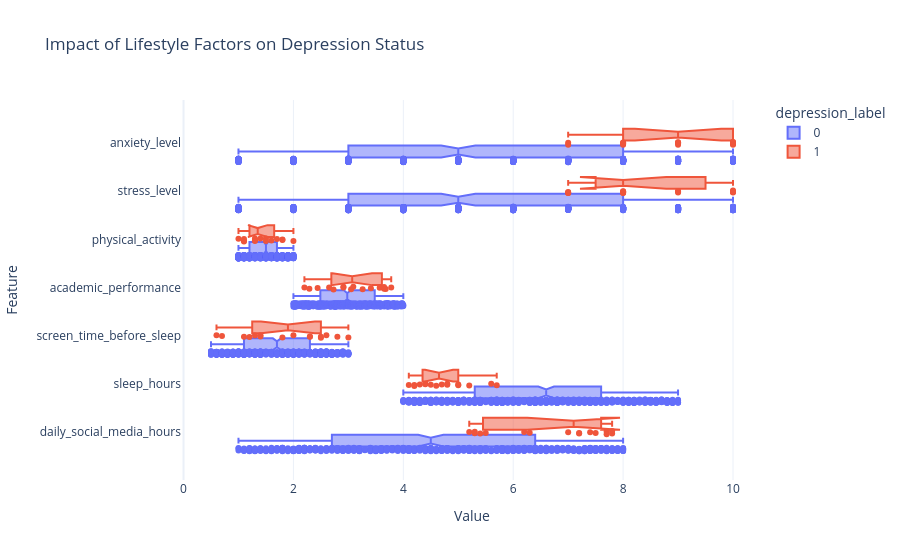

The cell this chart's notebook holds for it:
### Code cell
# List of features to analyze
features = ['daily_social_media_hours', 'sleep_hours', 'screen_time_before_sleep', 
            'academic_performance', 'physical_activity', 'stress_level', 'anxiety_level']

# Melting the dataframe makes it easier to plot all features at once with one command
df_melted = df.melt(id_vars=['depression_label'], value_vars=features, 
                    var_name='Feature', value_name='Value')

# Create the plot
fig = px.box(df_melted, 
             x="Value", 
             y="Feature", 
             color="depression_label", # This is the "Aha!" moment for your goal
             points="all",              # Shows individual dots so you can see the "randomness"
             notched=True,              # Shows if the medians are significantly different
             title="Impact of Lifestyle Factors on Depression Status",
             height=1000, 
             template="plotly_white")

fig.update_layout(boxmode='group') # Puts the 0 and 1 boxes side-by-side for each feature
fig.show()

### Figure 1 — Plotly figure (JSON) as saved in the notebook; plotly's stock layout.template omitted (floating-point values rounded to 4 significant figures; data arrays with more than 128 entries replaced by an {"elided": "..."} marker saying what was removed)
{"data": [{"alignmentgroup": "True", "boxpoints": "all", "hovertemplate": "depression_label=0<br>Value=%{x}<br>Feature=%{y}<extra></extra>", "legendgroup": "0", "marker": {"color": "#636efa"}, "name": "0", "notched": true, "offsetgroup": "0", "orientation": "h", "showlegend": true, "type": "box", "x": {"elided": "4459 float values"}, "x0": " ", "xaxis": "x", "y": {"elided": "4459 str values"}, "y0": " ", "yaxis": "y"}, {"alignmentgroup": "True", "boxpoints": "all", "hovertemplate": "depression_label=1<br>Value=%{x}<br>Feature=%{y}<extra></extra>", "legendgroup": "1", "marker": {"color": "#EF553B"}, "name": "1", "notched": true, "offsetgroup": "1", "orientation": "h", "showlegend": true, "type": "box", "x": [6.2, 7.8, 7.5, 7.2, 5.2, 7.7, 7, 5.3, 5.3, 7.2, 7.7, 5.4, 5.5, 7.4, 7.8, 6.3, 4.1, 5, 4.8, 4.2, 4.3, 4.2, 4.5, 5.6, 4.7, 5, 4.4, 5.2, 5.7, 4.4, 4.6, 4.8, 2.8, 1.8, 0.7, 2.5, 1.3, 2.6, 2.3, 2.5, 1.1, 1.4, 2, 0.6, 2.3, 1.4, 3, 1.2, 3.41, 3.57, 2.91, 2.65, 2.29, 2.2, 3.26, 2.73, 3.68, 3.65, 3.09, 3.65, 3.05, 3.78, 2.44, 2.91, 1.1, 1.5, 2, 1.6, 1.3, 1.8, 1.7, 1.3, 1.8, 1.1, 1, 1.5, 1.3, 1.1, 1.4, 1.3, 7, 8, 10, 10, 10, 8, 9, 7, 10, 8, 8, 7, 7, 9, 8, 9, 8, 10, 9, 9, 8, 9, 10, 10, 8, 8, 7, 9, 8, 7, 10, 10], "x0": " ", "xaxis": "x", "y": ["daily_social_media_hours", "daily_social_media_hours", "daily_social_media_hours", "daily_social_media_hours", "daily_social_media_hours", "daily_social_media_hours", "daily_social_media_hours", "daily_social_media_hours", "daily_social_media_hours", "daily_social_media_hours", "daily_social_media_hours", "daily_social_media_hours", "daily_social_media_hours", "daily_social_media_hours", "daily_social_media_hours", "daily_social_media_hours", "sleep_hours", "sleep_hours", "sleep_hours", "sleep_hours", "sleep_hours", "sleep_hours", "sleep_hours", "sleep_hours", "sleep_hours", "sleep_hours", "sleep_hours", "sleep_hours", "sleep_hours", "sleep_hours", "sleep_hours", "sleep_hours", "screen_time_before_sleep", "screen_time_before_sleep", "screen_time_before_sleep", "screen_time_before_sleep", "screen_time_before_sleep", "screen_time_before_sleep", "screen_time_before_sleep", "screen_time_before_sleep", "screen_time_before_sleep", "screen_time_before_sleep", "screen_time_before_sleep", "screen_time_before_sleep", "screen_time_before_sleep", "screen_time_before_sleep", "screen_time_before_sleep", "screen_time_before_sleep", "academic_performance", "academic_performance", "academic_performance", "academic_performance", "academic_performance", "academic_performance", "academic_performance", "academic_performance", "academic_performance", "academic_performance", "academic_performance", "academic_performance", "academic_performance", "academic_performance", "academic_performance", "academic_performance", "physical_activity", "physical_activity", "physical_activity", "physical_activity", "physical_activity", "physical_activity", "physical_activity", "physical_activity", "physical_activity", "physical_activity", "physical_activity", "physical_activity", "physical_activity", "physical_activity", "physical_activity", "physical_activity", "stress_level", "stress_level", "stress_level", "stress_level", "stress_level", "stress_level", "stress_level", "stress_level", "stress_level", "stress_level", "stress_level", "stress_level", "stress_level", "stress_level", "stress_level", "stress_level", "anxiety_level", "anxiety_level", "anxiety_level", "anxiety_level", "anxiety_level", "anxiety_level", "anxiety_level", "anxiety_level", "anxiety_level", "anxiety_level", "anxiety_level", "anxiety_level", "anxiety_level", "anxiety_level", "anxiety_level", "anxiety_level"], "y0": " ", "yaxis": "y"}], "layout": {"autosize": true, "boxmode": "group", "legend": {"title": {"text": "depression_label"}, "tracegroupgap": 0}, "title": {"text": "Impact of Lifestyle Factors on Depression Status"}, "xaxis": {"anchor": "y", "autorange": true, "domain": [0, 1], "range": [-0.02778, 10.53], "title": {"text": "Value"}, "type": "linear"}, "yaxis": {"anchor": "x", "autorange": true, "domain": [0, 1], "range": [-0.9567, 6.892], "title": {"text": "Feature"}, "type": "category"}}}
